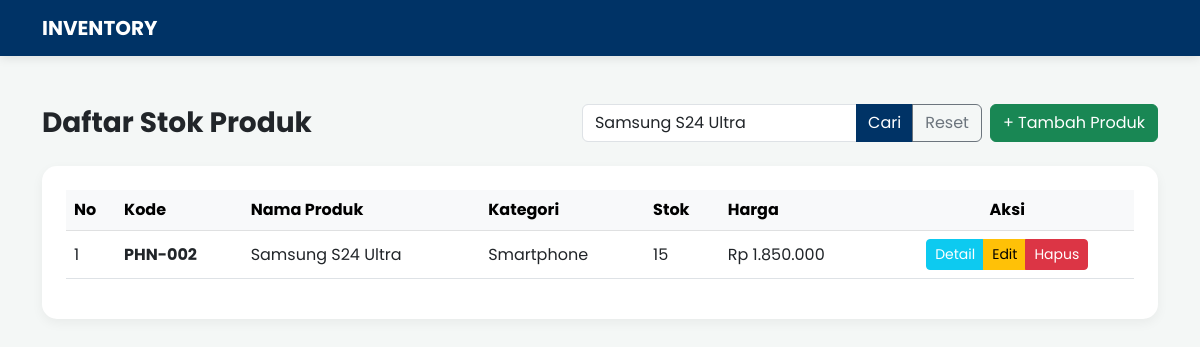
/dashboard.php?cari=Samsung S24 Ultra, run on the app's committed database.
### tables this page shows
CREATE TABLE `produk` (
  `id_produk` int(11) NOT NULL,
  `kode_produk` varchar(20) DEFAULT NULL,
  `nama_produk` varchar(100) NOT NULL,
  `kategori` enum('Smartphone','Laptop','Aksesoris','Komponen PC','Perangkat Input','Lainnya') DEFAULT NULL,
  `harga_jual` int(11) NOT NULL,
  `stok` int(11) DEFAULT 0,
  `create_at` timestamp NOT NULL DEFAULT current_timestamp()
);

### dashboard.php (the view, shortened to what this page needs)
<?php
include 'connection.php';
if (isset($_GET['cari']) && !empty($_GET['cari'])) {
    $cari = $_GET['cari'];
    $sql = "SELECT * FROM produk WHERE
            nama_produk LIKE ? OR
            kode_produk LIKE ? OR
            kategori LIKE ?
            ORDER BY id_produk DESC";
    $stmt = $conn->prepare($sql);
    $keyword = "%$cari%";
    $stmt->execute([$keyword, $keyword, $keyword]);
} else {
    $sql = "SELECT * FROM produk ORDER BY id_produk DESC";
    $stmt = $conn->query($sql);
}
?>
<!DOCTYPE html>
<html lang="id">
<head>
    <link href="https://cdn.jsdelivr.net/npm/bootstrap@5.3.0/dist/css/bootstrap.min.css" rel="stylesheet">
</head>
<body>
<nav class="navbar navbar-dark mb-5">
    <div class="container">
        <a class="navbar-brand fw-bold" href="index.php">INVENTORY</a>
    </div>
</nav>
<div class="container">
    <div class="row mb-4 align-items-center">
        <div class="col-md-5">
            <h3 class="fw-bold m-0 text-dark">Daftar Stok Produk</h3>
        </div>
        <div class="col-md-7">
            <form action="" method="GET" class="d-flex justify-content-end gap-2">
                <div class="input-group search-container">
                    <input type="text" name="cari" class="form-control"
                           placeholder="Cari nama atau kode..."
                           value="<?php echo isset($_GET['cari']) ? $_GET['cari'] : ''; ?>">
                    <button class="btn btn-primary" type="submit">Cari</button>
                    <?php if(isset($_GET['cari'])): ?>
                        <a href="dashboard.php" class="btn btn-outline-secondary">Reset</a>
                    <?php endif; ?>
                </div>
                <a href="create.php" class="btn btn-success text-nowrap">+  Tambah Produk</a>
            </form>
        </div>
    </div>
    <div class="card p-4">
        <div class="table-responsive">
            <table class="table table-hover align-middle">
                <thead class="table-light">
                    <tr>
                        <th width="50">No</th>
                        <th>Kode</th>
                        <th>Nama Produk</th>
                        <th>Kategori</th>
                        <th>Stok</th>
                        <th>Harga</th>
                        <th class="text-center">Aksi</th>
                    </tr>
                </thead>
                <tbody>
                <?php
                $no = 1;
                if ($stmt->rowCount() > 0) {
                    while($row = $stmt->fetch(PDO::FETCH_ASSOC)) {
                        echo "<tr>
                                <td>" . $no++ . "</td>
                                <td><span class='fw-bold'>" . $row['kode_produk'] . "</span></td>
                                <td>" . $row['nama_produk'] . "</td>
                                <td>" . $row['kategori'] . "</td>
                                <td>" . $row['stok'] . "</td>
                                <td>Rp " . number_format($row['harga_jual'], 0, ',', '.') . "</td>
                                <td class='text-center'>
                                    <div class='btn-group'>
                                        <a href='read.php?id=" . $row['id_produk'] . "' class='btn btn-sm btn-info text-white'>Detail</a>
                                        <a href='edit.php?id=" . $row['id_produk'] . "' class='btn btn-sm btn-warning'>Edit</a>
                                        <a href='delete.php?id=" . $row['id_produk'] . "' class='btn btn-sm btn-danger' onclick='return confirm(\"Yakin ingin menghapus produk ini?\")'>Hapus</a>
                                    </div>
                                </td>
                                </tr>";
                    }
                } else {
                    echo "<tr><td colspan='7' class='text-center py-4 text-muted'>Data tidak ditemukan atau belum ada.</td></tr>";
                }
                ?>
                </tbody>
            </table>
        </div>
    </div>
</div>
</body>
</html>

### dashboard.php (style rules this page uses)
body { background-color: #f4f7f6; font-family: 'Poppins', sans-serif; }
.navbar { background-color: #003366; box-shadow: 0 2px 10px rgba(0,0,0,0.1); }
.card { border: none; border-radius: 15px; box-shadow: 0 4px 12px rgba(0,0,0,0.05); }
.table thead { background-color: #f8f9fa; }
.btn-primary { background-color: #003366; border: none; }
.search-container { max-width: 400px; }

### data on the page
produk: kode_produk "PHN-002", nama_produk "Samsung S24 Ultra", kategori "Smartphone", stok "15", harga_jual "1.850.000"
